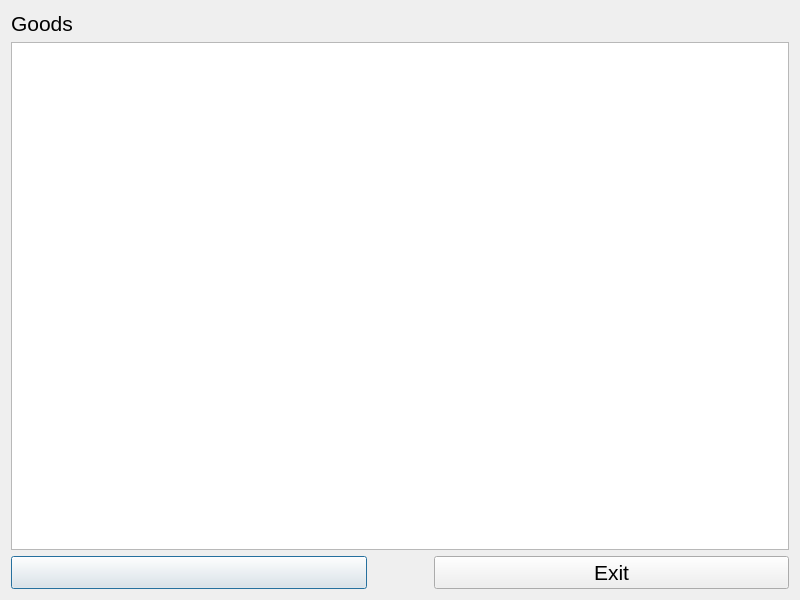
<ui version="4.0" >
 <class>Goods</class>
 <widget class="QWidget" name="Goods" >
  <property name="geometry" >
   <rect>
    <x>0</x>
    <y>0</y>
    <width>800</width>
    <height>600</height>
   </rect>
  </property>
  <property name="windowTitle" >
   <string/>
  </property>
  <layout class="QGridLayout" >
   <item row="0" column="0" >
    <layout class="QVBoxLayout" >
     <item>
      <widget class="QLabel" name="goodsName" >
       <property name="font" >
        <font>
         <family>Arial</family>
         <pointsize>16</pointsize>
        </font>
       </property>
       <property name="text" >
        <string>Goods</string>
       </property>
       <property name="buddy" >
        <cstring>textEdit</cstring>
       </property>
      </widget>
     </item>
     <item>
      <widget class="QTextEdit" name="textEdit" >
       <property name="font" >
        <font>
         <family>Arial</family>
         <pointsize>16</pointsize>
        </font>
       </property>
      </widget>
     </item>
     <item>
      <layout class="QHBoxLayout" >
       <item>
        <widget class="QPushButton" name="actionButton" >
         <property name="font" >
          <font>
           <family>Arial</family>
           <pointsize>16</pointsize>
          </font>
         </property>
         <property name="text" >
          <string/>
         </property>
         <property name="default" >
          <bool>true</bool>
         </property>
        </widget>
       </item>
       <item>
        <spacer>
         <property name="orientation" >
          <enum>Qt::Horizontal</enum>
         </property>
         <property name="sizeType" >
          <enum>QSizePolicy::Fixed</enum>
         </property>
         <property name="sizeHint" >
          <size>
           <width>61</width>
           <height>20</height>
          </size>
         </property>
        </spacer>
       </item>
       <item>
        <widget class="QPushButton" name="exitButton" >
         <property name="font" >
          <font>
           <family>Arial</family>
           <pointsize>16</pointsize>
          </font>
         </property>
         <property name="text" >
          <string>Exit</string>
         </property>
        </widget>
       </item>
      </layout>
     </item>
    </layout>
   </item>
  </layout>
 </widget>
 <tabstops>
  <tabstop>textEdit</tabstop>
  <tabstop>actionButton</tabstop>
  <tabstop>exitButton</tabstop>
 </tabstops>
 <resources/>
 <connections/>
</ui>
